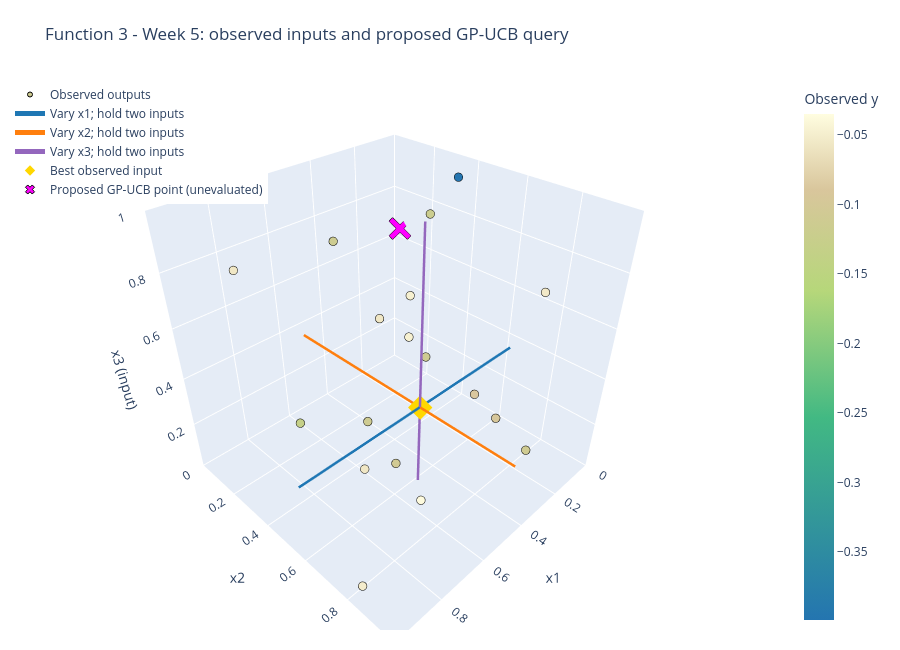

This figure's notebook cell:
### Code cell
# The proposal cloud has input axes; score planes pass through the proposal itself.
query_views = save_three_input_query_views(
    selected_model, inputs, raw_y, anchor, next_query, title=TITLE, figures_dir=FIGURES_DIR,
    weight=EXPLORATION_WEIGHT, grid_side=QUERY_GRID_SIDE,
)
query_views["cloud"].show(config=PLOT_CONFIG)
display(query_views["scores"])

### Figure 1 — Plotly figure (JSON) as saved in the notebook; plotly's stock layout.template omitted (floating-point values rounded to 4 significant figures)
{"data": [{"customdata": [-0.1121, -0.08796, -0.1114, -0.03484, -0.04801, -0.1106, -0.3989, -0.1139, -0.1315, -0.09419, -0.04695, -0.106, -0.118, -0.03638, -0.05676, -0.05643, -0.05128, -0.05421, -0.05664], "hovertemplate": "x1=%{x:.6f}<br>x2=%{y:.6f}<br>x3=%{z:.6f}<br>Observed y=%{customdata:.4f}<extra></extra>", "marker": {"color": [-0.1121, -0.08796, -0.1114, -0.03484, -0.04801, -0.1106, -0.3989, -0.1139, -0.1315, -0.09419, -0.04695, -0.106, -0.118, -0.03638, -0.05676, -0.05643, -0.05128, -0.05421, -0.05664], "colorbar": {"title": {"text": "Observed y"}}, "colorscale": [[0, "#2475b0"], [0.4, "#42b983"], [0.65, "#b6d77a"], [0.85, "#d9c69c"], [1, "#fffde0"]], "line": {"color": "black", "width": 1}, "size": 5}, "mode": "markers", "name": "Observed outputs", "type": "scatter3d", "x": [0.1715, 0.2421, 0.5349, 0.4926, 0.1346, 0.3455, 0.1518, 0.6455, 0.7469, 0.1705, 0.2205, 0.666, 0.04681, 0.6001, 0.966, 0.3351, 0.9545, 0.3523, 0.9038], "y": [0.3439, 0.6441, 0.3985, 0.6116, 0.2199, 0.9414, 0.44, 0.3971, 0.2842, 0.697, 0.2978, 0.672, 0.2314, 0.7251, 0.8611, 0.2575, 0.8195, 0.9308, 0.2689], "z": [0.2487, 0.2724, 0.1734, 0.3402, 0.4582, 0.2694, 0.9909, 0.9198, 0.2263, 0.1492, 0.3436, 0.2463, 0.7706, 0.06609, 0.5668, 0.4595, 0.04216, 0.8498, 0.8752]}, {"line": {"color": "#1f77b4", "width": 5}, "mode": "lines", "name": "Vary x1; hold two inputs", "type": "scatter3d", "x": [0.0, 1.0], "y": [0.6116, 0.6116], "z": [0.3402, 0.3402]}, {"line": {"color": "#ff7f0e", "width": 5}, "mode": "lines", "name": "Vary x2; hold two inputs", "type": "scatter3d", "x": [0.4926, 0.4926], "y": [0.0, 1.0], "z": [0.3402, 0.3402]}, {"line": {"color": "#9467bd", "width": 5}, "mode": "lines", "name": "Vary x3; hold two inputs", "type": "scatter3d", "x": [0.4926, 0.4926], "y": [0.6116, 0.6116], "z": [0.0, 1.0]}, {"marker": {"color": "gold", "size": 8, "symbol": "diamond"}, "mode": "markers", "name": "Best observed input", "type": "scatter3d", "x": [0.4926], "y": [0.6116], "z": [0.3402]}, {"hovertemplate": "x1=%{x:.6f}<br>x2=%{y:.6f}<br>x3=%{z:.6f}<br>Output not measured<extra></extra>", "marker": {"color": "magenta", "line": {"color": "black", "width": 1}, "size": 8, "symbol": "x"}, "mode": "markers", "name": "Proposed GP-UCB point (unevaluated)", "type": "scatter3d", "x": [0.01963], "y": [0.05008], "z": [0.647]}], "layout": {"height": 650, "legend": {"x": 0, "y": 1}, "margin": {"b": 20, "l": 10, "r": 60, "t": 80}, "scene": {"aspectmode": "cube", "dragmode": "orbit", "xaxis": {"range": [0, 1], "title": {"text": "x1"}}, "yaxis": {"range": [0, 1], "title": {"text": "x2"}}, "zaxis": {"range": [0, 1], "title": {"text": "x3 (input)"}}}, "title": {"text": "Function 3 - Week 5: observed inputs and proposed GP-UCB query"}}}
